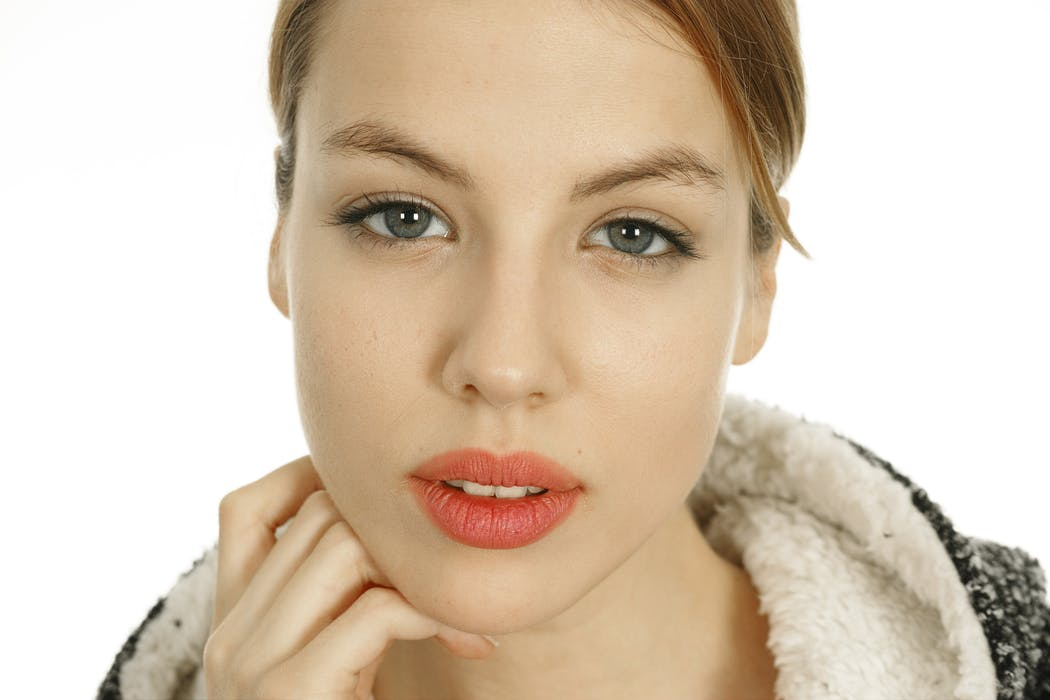
#> input picture 2026_1_산업컴퓨터비전/1_실습/08_FeatureMaching/face.jpeg, 1050 x 700 px, given in place of Lenna.png, which was not available
$ python sobel.py   (older library calls are emulated)
#> lines starting #> are read from the running program, lines starting #| are printed output that depends on the picture; pictures that were not available may be replaced by others from this repository, and a replacement may not be noted
#import argparse
import cv2, numpy as np
from scipy import signal
import matplotlib.pyplot as plt

#parser = argparse.ArgumentParser()
#parser.add_argument('--path', default='Lenna.png', help='Image path')
#params = parser.parse_args()


image = cv2.imread('Lenna.png', 0)
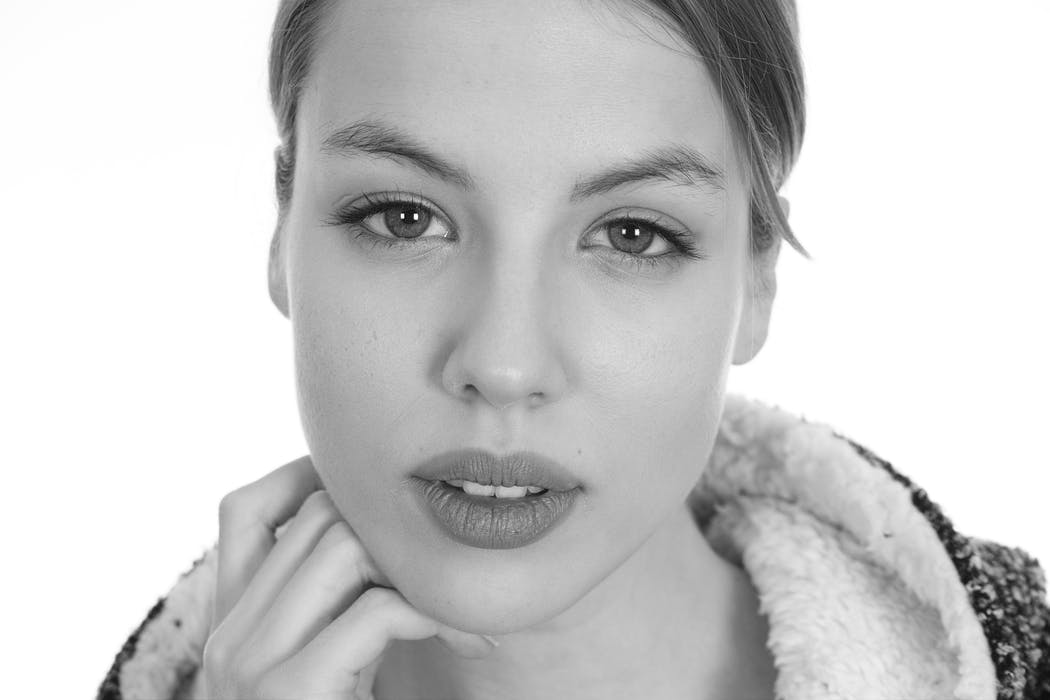
#> image: shape (700, 1050); min 4, max 255, mean 203.5

dx = cv2.Sobel(image, cv2.CV_32F, 1, 0)
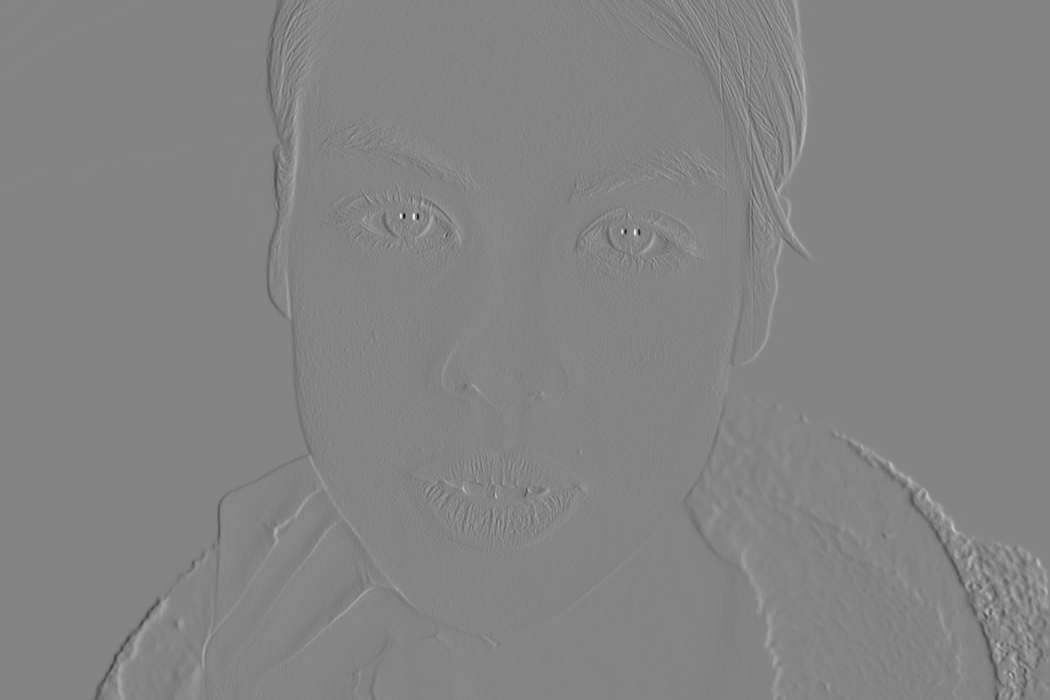
#> dx: shape (700, 1050) float32; min -939, max 865, mean -0.2; drawn with min black and max white
dy = cv2.Sobel(image, cv2.CV_32F, 0, 1)
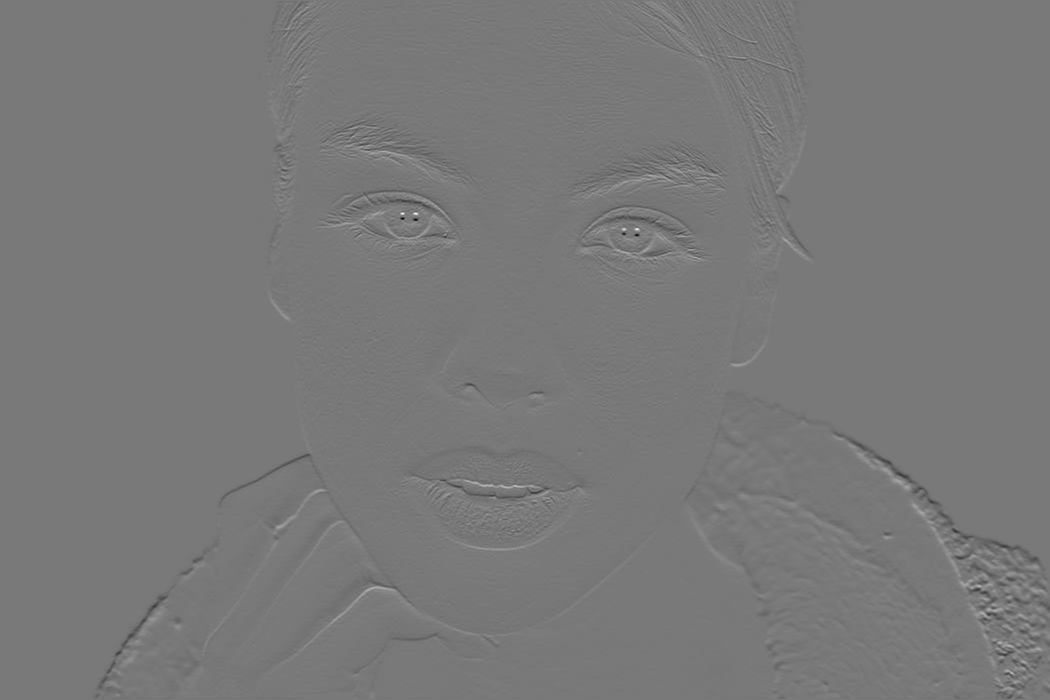
#> dy: shape (700, 1050) float32; min -813, max 899, mean -0.3; drawn with min black and max white

plt.figure(figsize=(8,3))
plt.subplot(131)
plt.axis('off')
plt.title('image')
plt.imshow(image, cmap='gray')

plt.subplot(132)
plt.axis('off')
plt.imshow(dx, cmap='gray')
plt.title(r'$\frac{dI}{dx}$')

plt.subplot(133)
plt.axis('off')
plt.title(r'$\frac{dI}{dy}$')
plt.imshow(dy, cmap='gray')
plt.tight_layout()
plt.show()
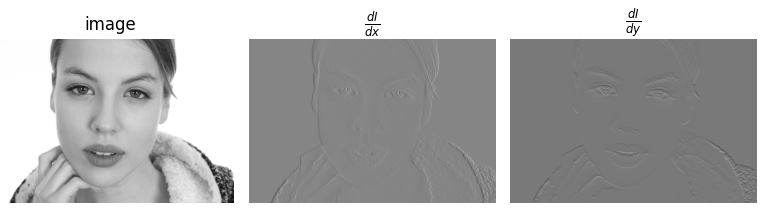
#> figure drawn by matplotlib, 3 panels

$ run again, on 2026_1_산업컴퓨터비전/1_실습/08_FeatureMaching/people.jpg
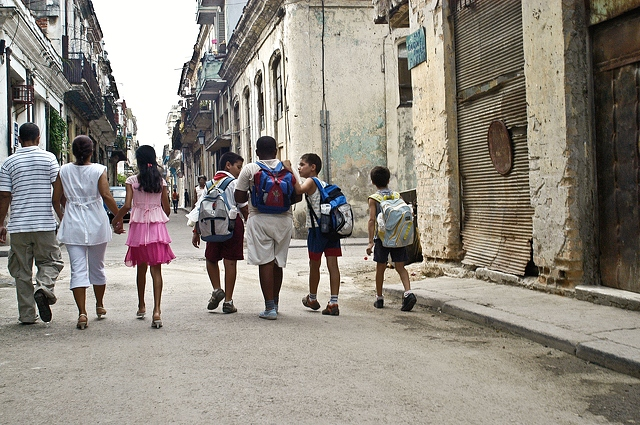
#> input picture 2026_1_산업컴퓨터비전/1_실습/08_FeatureMaching/people.jpg, 640 x 425 px, given in place of Lenna.png, which was not available
#> `dy = cv2.Sobel(image, cv2.CV_32F, 0, 1)`:
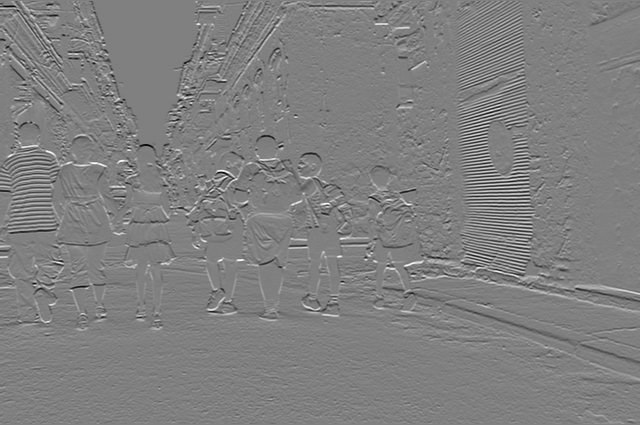
#> dy: shape (425, 640) float32; min -1019, max 1011, mean 0.3; drawn with min black and max white
#> `plt.show()`:
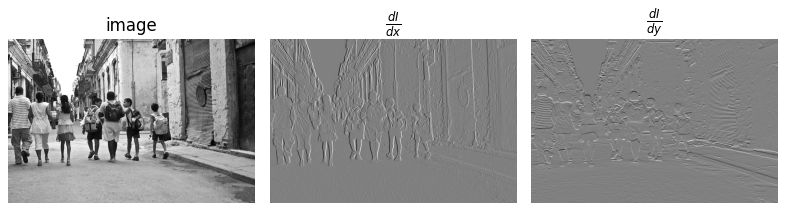
#> figure drawn by matplotlib, 3 panels
